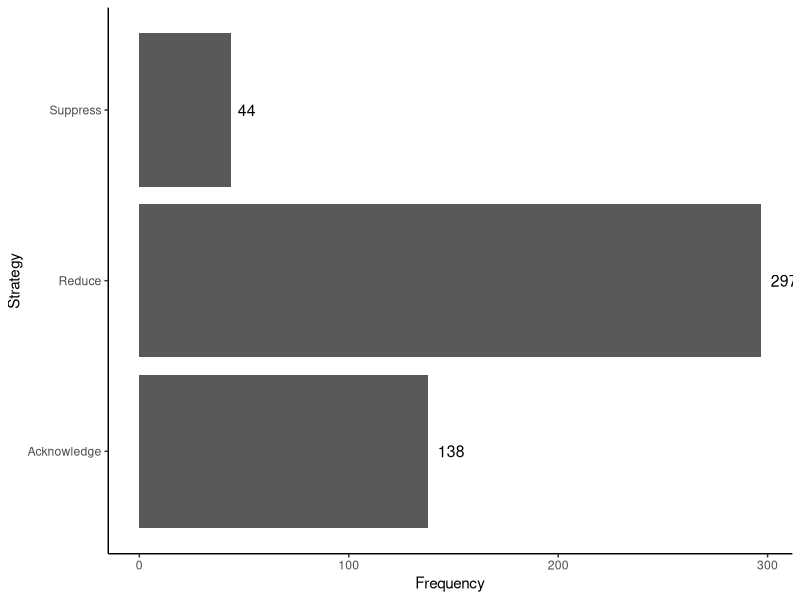
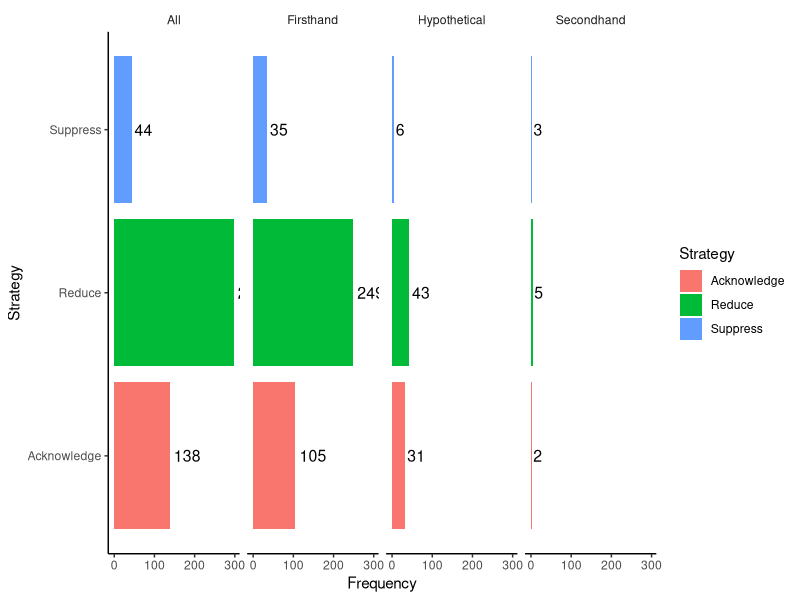
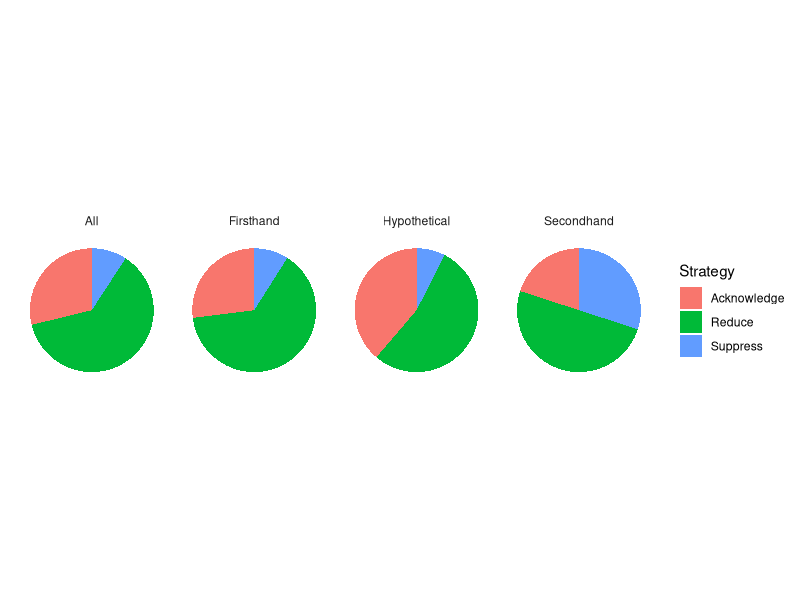
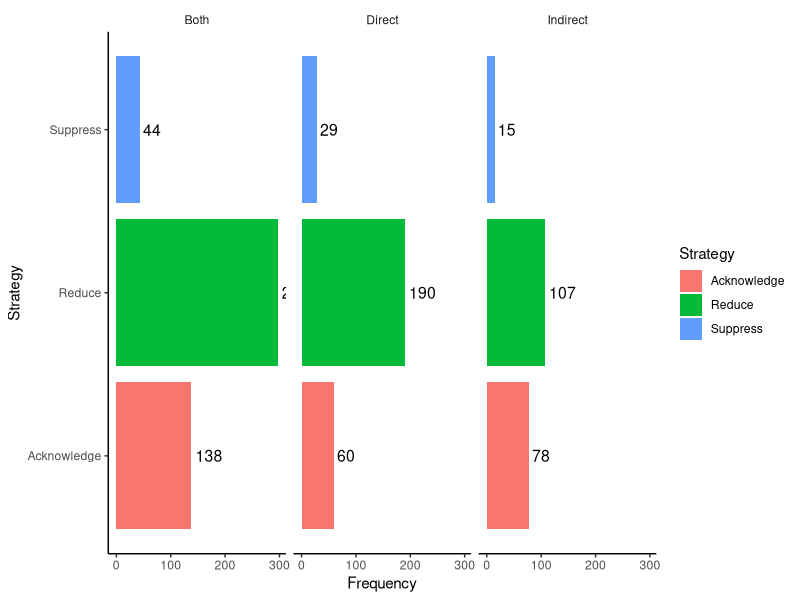
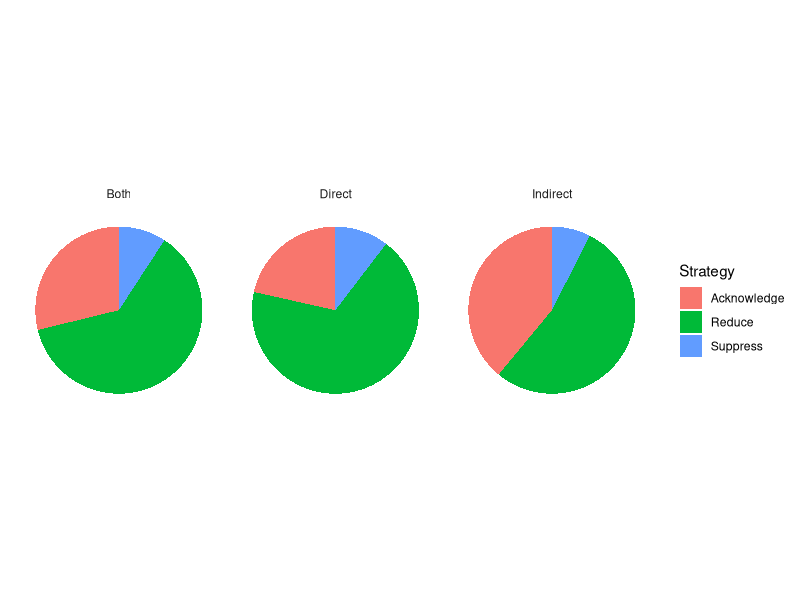
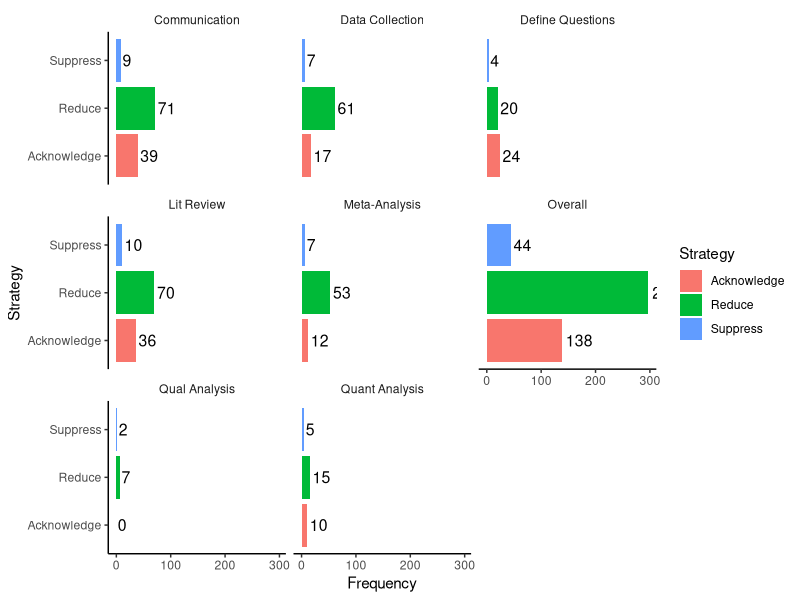
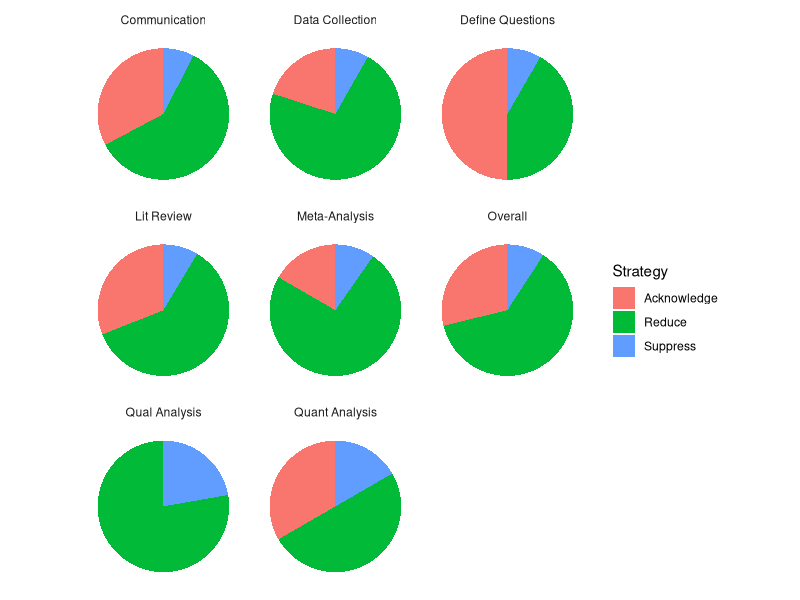
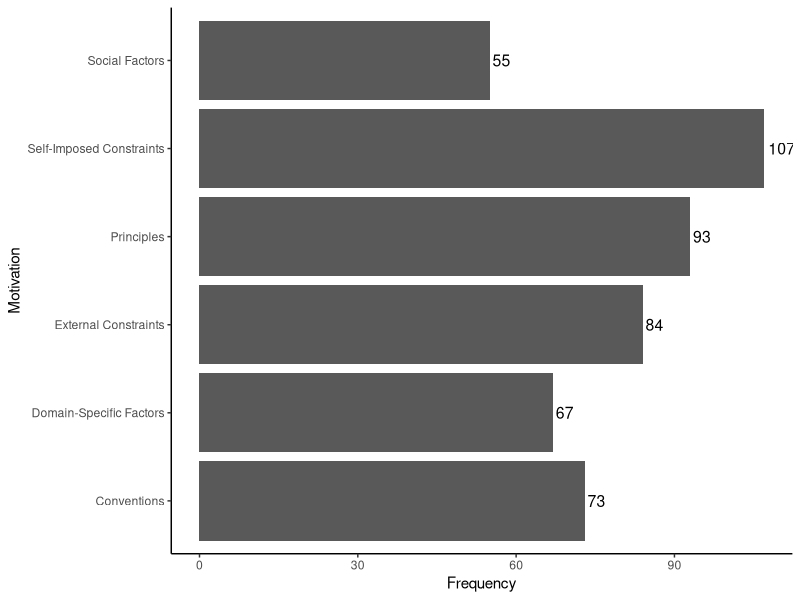

R code for these plots, in order:
## ---- chunk 1
library(ggplot2)
library(dplyr)
# library(ggstance) # devtools::install_github("lionel-/ggstance")
knitr::opts_chunk$set(echo = TRUE)
## ---- chunk 2
codes <- read.csv(file="codes-anonymous.csv", header=TRUE, sep=",")
## ---- chunk 3
# counts of strategies
d.strat <- data.frame(
  "Strategy"=c('Acknowledge','Reduce','Suppress'),
  "Frequency"=c(sum(codes$Strategy=='Acknowledge'),sum(codes$Strategy=='Reduce'),sum(codes$Strategy=='Suppress')),
  "Percent"=c(sum(codes$Strategy=='Acknowledge'),sum(codes$Strategy=='Reduce'),sum(codes$Strategy=='Suppress'))/length(codes$Decision)*100
)
## ---- chunk 4
ggplot(d.strat, aes(x=Strategy,y=Frequency)) + 
  geom_bar(stat = 'identity') + 
  geom_text(aes(label=Frequency),position=position_dodge(width=0.9), size=4, hjust=-0.35) + 
  theme(panel.background = element_blank(), axis.line = element_line(colour = "black")) + 
  coord_flip()
## ---- chunk 5
# add column to data table of strategies for type of mention
d.strat.mention <- cbind(d.strat,"Mention"=c("All","All","All"))

# get counts of strategies for:
# firsthand accounts
codes.firsthand <- codes %>% filter(Mention=="Firsthand")
d.strat.mention <- rbind(d.strat.mention, data.frame(
  "Strategy"=c('Acknowledge','Reduce','Suppress'),
  "Frequency"=c(sum(codes.firsthand$Strategy=='Acknowledge'),sum(codes.firsthand$Strategy=='Reduce'),sum(codes.firsthand$Strategy=='Suppress')),
    "Percent"=c(sum(codes.firsthand$Strategy=='Acknowledge'),sum(codes.firsthand$Strategy=='Reduce'),sum(codes.firsthand$Strategy=='Suppress'))/length(codes.firsthand$Decision)*100,
  "Mention"=c("Firsthand","Firsthand","Firsthand")
))
# secondhand accounts
codes.secondhand <- codes %>% filter(Mention=="Secondhand")
d.strat.mention <- rbind(d.strat.mention, data.frame(
  "Strategy"=c('Acknowledge','Reduce','Suppress'),
  "Frequency"=c(sum(codes.secondhand$Strategy=='Acknowledge'),sum(codes.secondhand$Strategy=='Reduce'),sum(codes.secondhand$Strategy=='Suppress')),
  "Percent"=c(sum(codes.secondhand$Strategy=='Acknowledge'),sum(codes.secondhand$Strategy=='Reduce'),sum(codes.secondhand$Strategy=='Suppress'))/length(codes.secondhand$Decision)*100,
  "Mention"=c("Secondhand","Secondhand","Secondhand")
))
# hypothetical accounts
codes.hypothetical <- codes %>% filter(Mention=="Hypothetical")
d.strat.mention <- rbind(d.strat.mention, data.frame(
  "Strategy"=c('Acknowledge','Reduce','Suppress'),
  "Frequency"=c(sum(codes.hypothetical$Strategy=='Acknowledge'),sum(codes.hypothetical$Strategy=='Reduce'),sum(codes.hypothetical$Strategy=='Suppress')),
  "Percent"=c(sum(codes.hypothetical$Strategy=='Acknowledge'),sum(codes.hypothetical$Strategy=='Reduce'),sum(codes.hypothetical$Strategy=='Suppress'))/length(codes.hypothetical$Decision)*100,
  "Mention"=c("Hypothetical","Hypothetical","Hypothetical")
))
## ---- chunk 6
ggplot(d.strat.mention, aes(x=Strategy, y=Frequency, fill=Strategy)) + 
  geom_bar(stat = 'identity') + 
  geom_text(aes(label=Frequency), position=position_dodge(width=0.9), size=4, hjust=-0.15) + 
  theme(panel.background = element_blank(), axis.line = element_line(colour = "black"), strip.background = element_blank()) + 
  facet_grid(~ Mention) +
  coord_flip()

ggplot(d.strat.mention, aes(x="", y=Percent, fill=Strategy)) +
  geom_bar(width = 1, stat = "identity") +
  coord_polar("y", start = 0) +
  # geom_text(aes(label = round(Percent,digits=1)), size=4) +
  theme_minimal() + 
  theme(axis.title.x = element_blank(), axis.title.y = element_blank(), panel.border = element_blank(), panel.grid=element_blank(),
  axis.ticks = element_blank(), plot.title=element_text(size=14, face="bold"), axis.text.x=element_blank(), strip.background = element_blank()) +
  facet_grid(~ Mention)
## ---- chunk 7
# add column to data table of strategies for type of mention
d.strat.impact <- cbind(d.strat,"Impact"=c("Both","Both","Both"))

# get counts of strategies for decisions with:
# direct impact
codes.direct <- codes %>% filter(Impact=="Direct")
d.strat.impact <- rbind(d.strat.impact, data.frame(
  "Strategy"=c('Acknowledge','Reduce','Suppress'),
  "Frequency"=c(sum(codes.direct$Strategy=='Acknowledge'),sum(codes.direct$Strategy=='Reduce'),sum(codes.direct$Strategy=='Suppress')),
  "Percent"=c(sum(codes.direct$Strategy=='Acknowledge'),sum(codes.direct$Strategy=='Reduce'),sum(codes.direct$Strategy=='Suppress'))/length(codes.direct$Decision)*100,
  "Impact"=c("Direct","Direct","Direct")
))
# indirect impact
codes.indirect <- codes %>% filter(Impact=="Indirect")
d.strat.impact <- rbind(d.strat.impact, data.frame(
  "Strategy"=c('Acknowledge','Reduce','Suppress'),
  "Frequency"=c(sum(codes.indirect$Strategy=='Acknowledge'),sum(codes.indirect$Strategy=='Reduce'),sum(codes.indirect$Strategy=='Suppress')),
  "Percent"=c(sum(codes.indirect$Strategy=='Acknowledge'),sum(codes.indirect$Strategy=='Reduce'),sum(codes.indirect$Strategy=='Suppress'))/length(codes.indirect$Decision)*100,
  "Impact"=c("Indirect","Indirect","Indirect")
))
## ---- chunk 8
ggplot(d.strat.impact, aes(x=Strategy,y=Frequency,fill=Strategy)) + 
  geom_bar(stat = 'identity') + 
  geom_text(aes(label=Frequency),position=position_dodge(width=0.9), size=4, hjust=-0.15) + 
  theme(panel.background = element_blank(), axis.line = element_line(colour = "black"), strip.background = element_blank()) + 
  facet_grid(~ Impact) +
  coord_flip()

ggplot(d.strat.impact, aes(x="", y=Percent, fill=Strategy)) +
  geom_bar(width = 1, stat = "identity") +
  coord_polar("y", start = 0) +
  # geom_text(aes(label = round(Percent,digits=1)), size=4) +
  theme_minimal() + 
  theme(axis.title.x = element_blank(), axis.title.y = element_blank(), panel.border = element_blank(), panel.grid=element_blank(),
  axis.ticks = element_blank(), plot.title=element_text(size=14, face="bold"), axis.text.x=element_blank(), strip.background = element_blank()) +
  facet_grid(~ Impact)
## ---- chunk 9
# add column to data table of strategies for type of mention
d.strat.stage <- cbind(d.strat,"Stage"=c("Overall","Overall","Overall"))

# get counts of strategies at the stage of:
# questions
codes.questions <- codes %>% filter(Stage.of.Analysis=="Defining questions and objectives")
d.strat.stage <- rbind(d.strat.stage, data.frame(
  "Strategy"=c('Acknowledge','Reduce','Suppress'),
  "Frequency"=c(sum(codes.questions$Strategy=='Acknowledge'),sum(codes.questions$Strategy=='Reduce'),sum(codes.questions$Strategy=='Suppress')),
  "Percent"=c(sum(codes.questions$Strategy=='Acknowledge'),sum(codes.questions$Strategy=='Reduce'),sum(codes.questions$Strategy=='Suppress'))/length(codes.questions$Decision)*100,
  "Stage"=c("Define Questions","Define Questions","Define Questions")
))
# literature review
codes.review <- codes %>% filter(Stage.of.Analysis=="Literature review")
d.strat.stage <- rbind(d.strat.stage, data.frame(
  "Strategy"=c('Acknowledge','Reduce','Suppress'),
  "Frequency"=c(sum(codes.review$Strategy=='Acknowledge'),sum(codes.review$Strategy=='Reduce'),sum(codes.review$Strategy=='Suppress')),
  "Percent"=c(sum(codes.review$Strategy=='Acknowledge'),sum(codes.review$Strategy=='Reduce'),sum(codes.review$Strategy=='Suppress'))/length(codes.review$Decision)*100,
  "Stage"=c("Lit Review","Lit Review","Lit Review")
))
# data collection
codes.collect <- codes %>% filter(Stage.of.Analysis=="Data collection")
d.strat.stage <- rbind(d.strat.stage, data.frame(
  "Strategy"=c('Acknowledge','Reduce','Suppress'),
  "Frequency"=c(sum(codes.collect$Strategy=='Acknowledge'),sum(codes.collect$Strategy=='Reduce'),sum(codes.collect$Strategy=='Suppress')),
  "Percent"=c(sum(codes.collect$Strategy=='Acknowledge'),sum(codes.collect$Strategy=='Reduce'),sum(codes.collect$Strategy=='Suppress'))/length(codes.collect$Decision)*100,
  "Stage"=c("Data Collection","Data Collection","Data Collection")
))
# meta-analysis
codes.meta <- codes %>% filter(Stage.of.Analysis=="Meta-analysis")
d.strat.stage <- rbind(d.strat.stage, data.frame(
  "Strategy"=c('Acknowledge','Reduce','Suppress'),
  "Frequency"=c(sum(codes.meta$Strategy=='Acknowledge'),sum(codes.meta$Strategy=='Reduce'),sum(codes.meta$Strategy=='Suppress')),
  "Percent"=c(sum(codes.meta$Strategy=='Acknowledge'),sum(codes.meta$Strategy=='Reduce'),sum(codes.meta$Strategy=='Suppress'))/length(codes.meta$Decision)*100,
  "Stage"=c("Meta-Analysis","Meta-Analysis","Meta-Analysis")
))
# quantitative analysis
codes.quant <- codes %>% filter(Stage.of.Analysis=="Quantitative Analysis")
d.strat.stage <- rbind(d.strat.stage, data.frame(
  "Strategy"=c('Acknowledge','Reduce','Suppress'),
  "Frequency"=c(sum(codes.quant$Strategy=='Acknowledge'),sum(codes.quant$Strategy=='Reduce'),sum(codes.quant$Strategy=='Suppress')),
  "Percent"=c(sum(codes.quant$Strategy=='Acknowledge'),sum(codes.quant$Strategy=='Reduce'),sum(codes.quant$Strategy=='Suppress'))/length(codes.quant$Decision)*100,
  "Stage"=c("Quant Analysis","Quant Analysis","Quant Analysis")
))
# qualitative analysis
codes.qual <- codes %>% filter(Stage.of.Analysis=="Qualitative analysis")
d.strat.stage <- rbind(d.strat.stage, data.frame(
  "Strategy"=c('Acknowledge','Reduce','Suppress'),
  "Frequency"=c(sum(codes.qual$Strategy=='Acknowledge'),sum(codes.qual$Strategy=='Reduce'),sum(codes.qual$Strategy=='Suppress')),
  "Percent"=c(sum(codes.qual$Strategy=='Acknowledge'),sum(codes.qual$Strategy=='Reduce'),sum(codes.qual$Strategy=='Suppress'))/length(codes.qual$Decision)*100,
  "Stage"=c("Qual Analysis","Qual Analysis","Qual Analysis")
))
# communication
codes.comm <- codes %>% filter(Stage.of.Analysis=="Communication")
d.strat.stage <- rbind(d.strat.stage, data.frame(
  "Strategy"=c('Acknowledge','Reduce','Suppress'),
  "Frequency"=c(sum(codes.comm$Strategy=='Acknowledge'),sum(codes.comm$Strategy=='Reduce'),sum(codes.comm$Strategy=='Suppress')),
  "Percent"=c(sum(codes.comm$Strategy=='Acknowledge'),sum(codes.comm$Strategy=='Reduce'),sum(codes.comm$Strategy=='Suppress'))/length(codes.comm$Decision)*100,
  "Stage"=c("Communication","Communication","Communication")
))
## ---- chunk 10
ggplot(d.strat.stage, aes(x=Strategy,y=Frequency,fill=Strategy)) + 
  geom_bar(stat = 'identity') + 
  geom_text(aes(label=Frequency),position=position_dodge(width=0.9), size=4, hjust=-0.15) + 
  theme(panel.background = element_blank(), axis.line = element_line(colour = "black"), strip.background = element_blank()) + 
  facet_wrap(~ Stage) +
  coord_flip()

ggplot(d.strat.stage, aes(x="", y=Percent, fill=Strategy)) +
  geom_bar(width = 1, stat = "identity") +
  coord_polar("y", start = 0) +
  # geom_text(aes(label = round(Percent,digits=1)), size=4) +
  theme_minimal() + 
  theme(axis.title.x = element_blank(), axis.title.y = element_blank(), panel.border = element_blank(), panel.grid=element_blank(),
  axis.ticks = element_blank(), plot.title=element_text(size=14, face="bold"), axis.text.x=element_blank(), strip.background = element_blank()) +
  facet_wrap(~ Stage)
## ---- chunk 11
unique(codes$Reason)
## ---- chunk 12
# add a column to the data table for motivations
codes$Motivation <- with(codes, 
                         ifelse(Reason %in% c("Consistency", "Reproducibility", "Completeness"), "Principles",
                            ifelse(Reason %in% c("Confidence through concensus", "Ease of understanding"), "Social Factors",
                               ifelse(Reason %in% c("Domain knowledge", "Conceptual clarity"), "Domain-Specific Factors",
                                  ifelse(Reason %in% c("Statistical power", "Convention"), "Conventions",
                                     ifelse(Reason %in% c("Research questions", "Caution", "Preference", "Lack of knowledge"), "Self-Imposed Constraints",
                                        "External Constraints"
                                     )
                                  )
                               )
                            )
                         )
                    )

## ---- chunk 13
# counts of strategies
d.motive <- data.frame(
  "Motivation"=c("Principles","Social Factors","Domain-Specific Factors","Conventions","Self-Imposed Constraints","External Constraints"),
  "Frequency"=c(sum(codes$Motivation=="Principles"),sum(codes$Motivation=="Social Factors"),sum(codes$Motivation=="Domain-Specific Factors"),sum(codes$Motivation=="Conventions"),sum(codes$Motivation=="Self-Imposed Constraints"),sum(codes$Motivation=="External Constraints")),
  "Percent"=c(sum(codes$Motivation=="Principles"),sum(codes$Motivation=="Social Factors"),sum(codes$Motivation=="Domain-Specific Factors"),sum(codes$Motivation=="Conventions"),sum(codes$Motivation=="Self-Imposed Constraints"),sum(codes$Motivation=="External Constraints"))/length(codes$Decision)*100
)
## ---- chunk 14
ggplot(d.motive, aes(x=Motivation,y=Frequency)) + 
  geom_bar(stat = 'identity') + 
  geom_text(aes(label=Frequency),position=position_dodge(width=0.9), size=4, hjust=-0.15) + 
  theme(panel.background = element_blank(), axis.line = element_line(colour = "black")) +
  coord_flip()

# ggplot(codes, aes(x=Motivation,fill=Reason)) + 
#   geom_bar(stat = 'count') + 
#   theme(panel.background = element_blank(), axis.line = element_line(colour = "black"))

# this one is kinda weird, but I find it helpful when it's enlarged in a separate window
ggplot(codes, aes(x=factor(1),fill=Reason)) + 
  geom_bar(width = 1) + 
  coord_polar("y", start = 0) +
  theme_minimal() + 
  theme(axis.title.x = element_blank(), axis.title.y = element_blank(), panel.border = element_blank(), panel.grid=element_blank(),
  axis.ticks = element_blank(), plot.title=element_text(size=14, face="bold"), axis.text.x=element_blank(), strip.background = element_blank()) +
  facet_wrap(~ Motivation)
## ---- chunk 15
# add column to data table of strategies for type of mention
d.motive.strat <- cbind(d.motive,"Strategy"=c("All","All","All","All","All","All"))

# get counts of motivations for each strategy:
# acknowledge
codes.acknowledge <- codes %>% filter(Strategy=="Acknowledge")
d.motive.strat <- rbind(d.motive.strat, data.frame(
  "Motivation"=c("Principles","Social Factors","Domain-Specific Factors","Conventions","Self-Imposed Constraints","External Constraints"),
  "Frequency"=c(sum(codes.acknowledge$Motivation=="Principles"),sum(codes.acknowledge$Motivation=="Social Factors"),sum(codes.acknowledge$Motivation=="Domain-Specific Factors"),sum(codes.acknowledge$Motivation=="Conventions"),sum(codes.acknowledge$Motivation=="Self-Imposed Constraints"),sum(codes.acknowledge$Motivation=="External Constraints")),
  "Percent"=c(sum(codes.acknowledge$Motivation=="Principles"),sum(codes.acknowledge$Motivation=="Social Factors"),sum(codes.acknowledge$Motivation=="Domain-Specific Factors"),sum(codes.acknowledge$Motivation=="Conventions"),sum(codes.acknowledge$Motivation=="Self-Imposed Constraints"),sum(codes.acknowledge$Motivation=="External Constraints"))/length(codes.acknowledge$Decision)*100,
  "Strategy"=c("Acknowledge","Acknowledge","Acknowledge","Acknowledge","Acknowledge","Acknowledge")
))
# reduce
codes.reduce <- codes %>% filter(Strategy=="Reduce")
d.motive.strat <- rbind(d.motive.strat, data.frame(
  "Motivation"=c("Principles","Social Factors","Domain-Specific Factors","Conventions","Self-Imposed Constraints","External Constraints"),
  "Frequency"=c(sum(codes.reduce$Motivation=="Principles"),sum(codes.reduce$Motivation=="Social Factors"),sum(codes.reduce$Motivation=="Domain-Specific Factors"),sum(codes.reduce$Motivation=="Conventions"),sum(codes.reduce$Motivation=="Self-Imposed Constraints"),sum(codes.reduce$Motivation=="External Constraints")),
  "Percent"=c(sum(codes.reduce$Motivation=="Principles"),sum(codes.reduce$Motivation=="Social Factors"),sum(codes.reduce$Motivation=="Domain-Specific Factors"),sum(codes.reduce$Motivation=="Conventions"),sum(codes.reduce$Motivation=="Self-Imposed Constraints"),sum(codes.reduce$Motivation=="External Constraints"))/length(codes.reduce$Decision)*100,
  "Strategy"=c("Reduce","Reduce","Reduce","Reduce","Reduce","Reduce")
))
# suppress
codes.suppress <- codes %>% filter(Strategy=="Suppress")
d.motive.strat <- rbind(d.motive.strat, data.frame(
  "Motivation"=c("Principles","Social Factors","Domain-Specific Factors","Conventions","Self-Imposed Constraints","External Constraints"),
  "Frequency"=c(sum(codes.suppress$Motivation=="Principles"),sum(codes.suppress$Motivation=="Social Factors"),sum(codes.suppress$Motivation=="Domain-Specific Factors"),sum(codes.suppress$Motivation=="Conventions"),sum(codes.suppress$Motivation=="Self-Imposed Constraints"),sum(codes.suppress$Motivation=="External Constraints")),
  "Percent"=c(sum(codes.suppress$Motivation=="Principles"),sum(codes.suppress$Motivation=="Social Factors"),sum(codes.suppress$Motivation=="Domain-Specific Factors"),sum(codes.suppress$Motivation=="Conventions"),sum(codes.suppress$Motivation=="Self-Imposed Constraints"),sum(codes.suppress$Motivation=="External Constraints"))/length(codes.suppress$Decision)*100,
  "Strategy"=c("Suppress","Suppress","Suppress","Suppress","Suppress","Suppress")
))
## ---- chunk 16
ggplot(d.motive.strat, aes(x=Motivation,y=Frequency)) + 
  geom_bar(stat = 'identity') + 
  geom_text(aes(label=Frequency),position=position_dodge(width=0.9), size=4, hjust=-0.15) + 
  theme(panel.background = element_blank(), axis.line = element_line(colour = "black"), strip.background = element_blank()) + 
  facet_wrap(~ Strategy) + 
  coord_flip()

ggplot(d.motive.strat, aes(x="", y=Percent, fill=Motivation)) +
  geom_bar(width = 1, stat = "identity") +
  coord_polar("y", start = 0) +
  # geom_text(aes(label = round(Percent,digits=1)), size=4) +
  theme_minimal() + 
  theme(axis.title.x = element_blank(), axis.title.y = element_blank(), panel.border = element_blank(), panel.grid=element_blank(),
  axis.ticks = element_blank(), plot.title=element_text(size=14, face="bold"), axis.text.x=element_blank()) +
  facet_wrap(~ Strategy)
